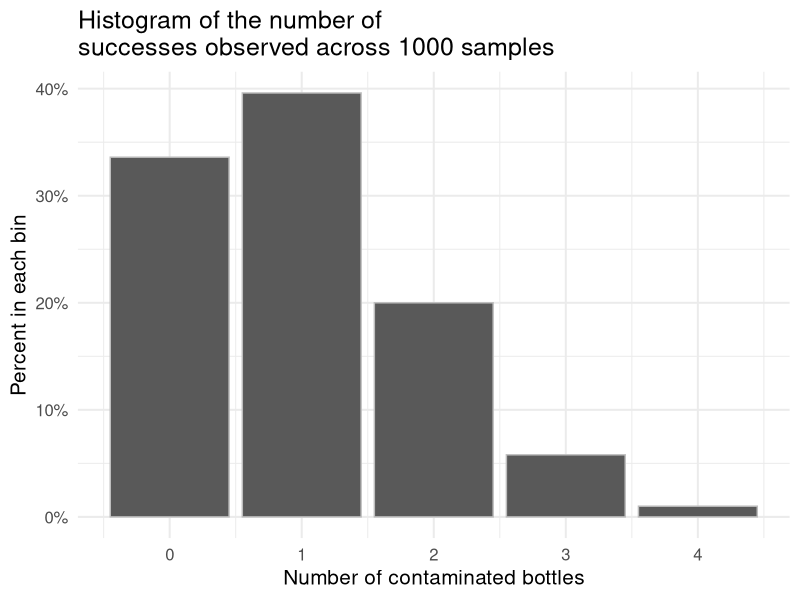
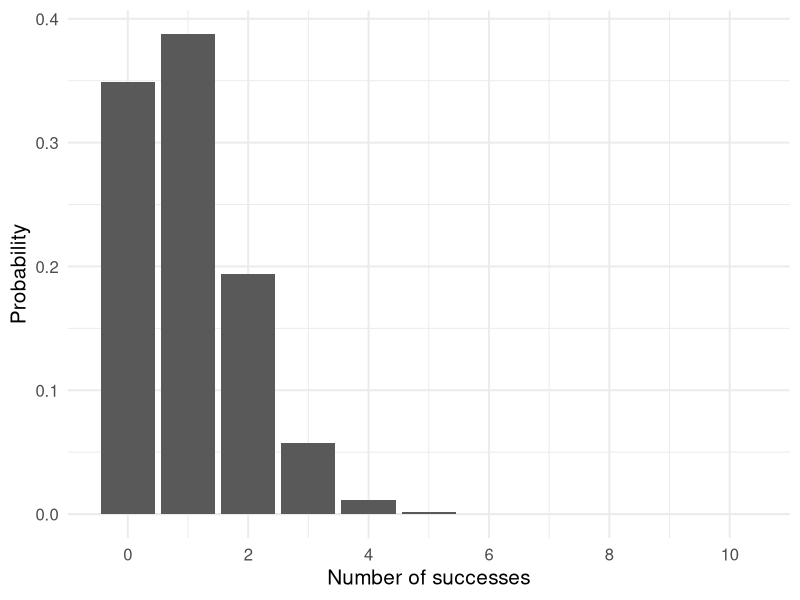
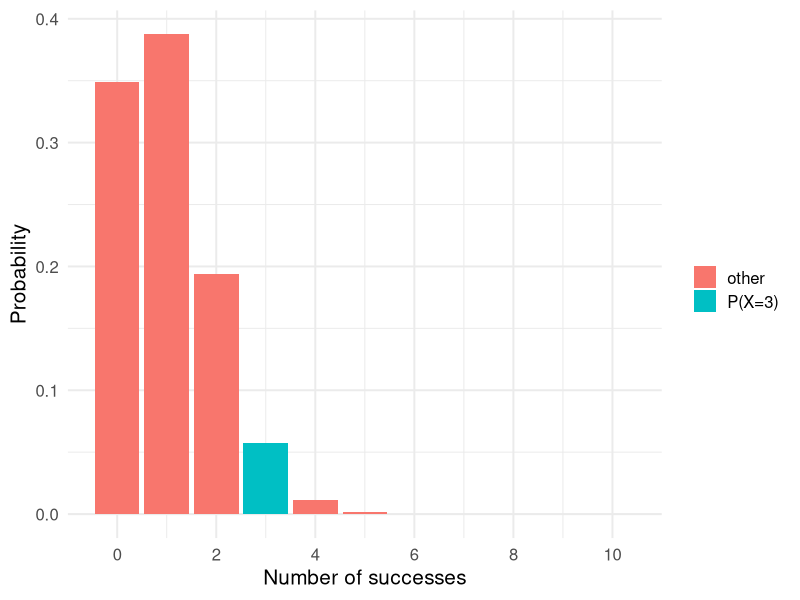
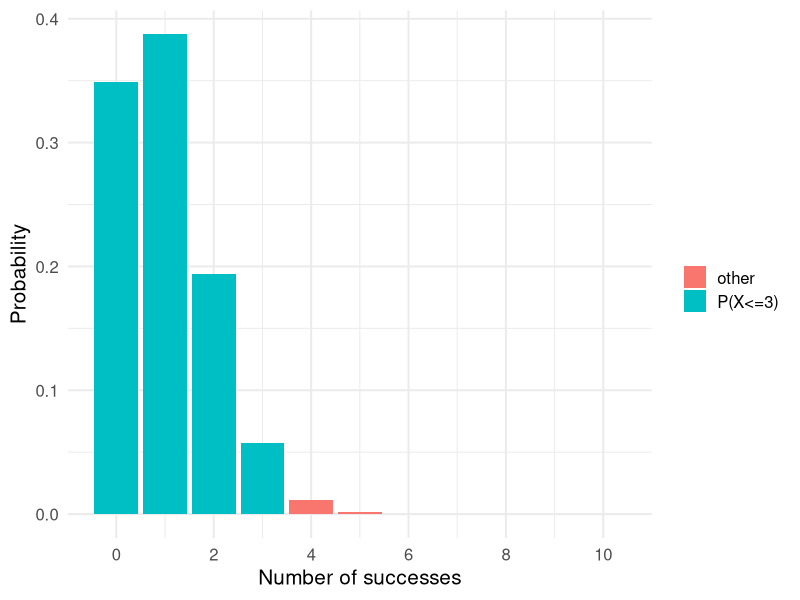
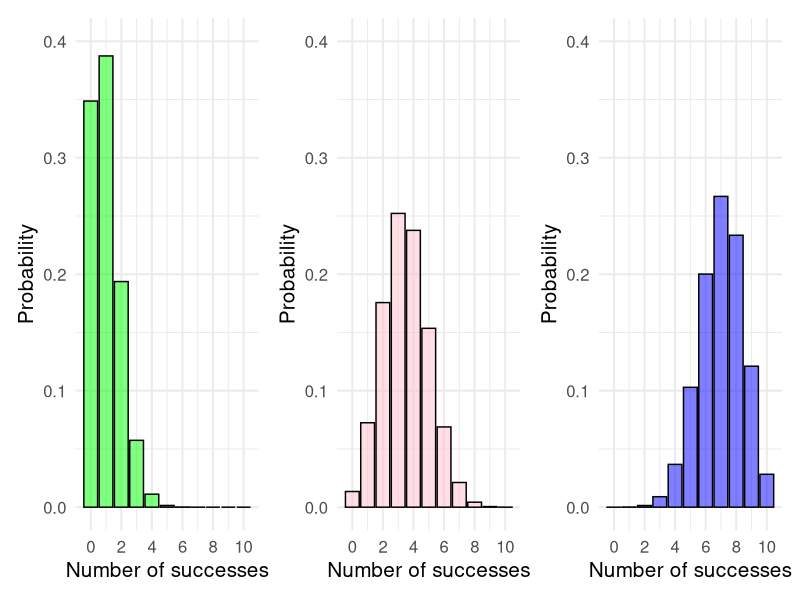
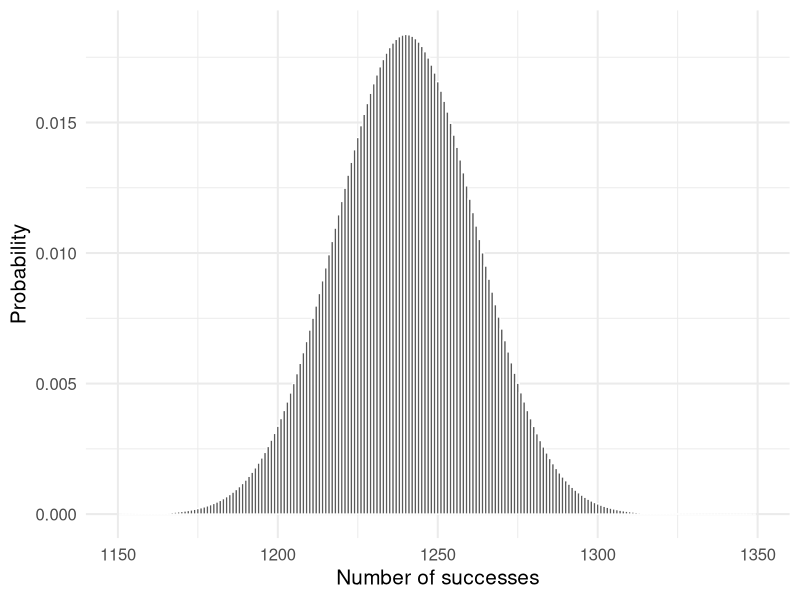

R code for these plots, in order:
## ---- chunk 1
library(tidyverse)
## ---- chunk 2
# Students, don't worry about these three lines of code to set up the data frame.
container.id <- 1:10000 
benzene <- c(rep(0, 9000), rep(1, 1000))
pop_data <- data.frame(container.id, benzene)

# Calculate the population number of bottles contaminated by benzene and the 
# population mean proportion
pop_stats <- pop_data %>% summarize(pop_num_successes = sum(benzene),
                                    pop_mean = mean(benzene))

pop_stats
## ---- chunk 3
# first sample
set.seed(445)
sample_data <- pop_data %>% sample_n(10)
sample_data %>% summarize(sample_num_successes = sum(benzene),
                          sample_mean = mean(benzene))
## ---- chunk 4
# students, you don't need to understand the new parts of this code (i.e., how
# to write a function, or use `replicate`, `lapply`, or `bind_rows`)

calc_sample_stats <- function(df) {
  df %>% 
    summarize(sample_proportion = mean(benzene),
              sample_num_successes = sum(benzene))
}

many.sample.stats <- replicate(1000, sample_n(pop_data, 10), simplify = F) %>%
  lapply(., calc_sample_stats) %>%
  bind_rows() %>%
  mutate(sample.id = 1:n())
## ---- chunk 5
head(many.sample.stats)
## ---- chunk 6
aggregated.stats <- many.sample.stats %>% 
  group_by(sample_num_successes) %>% 
  summarize(percent = n()/1000) #n() counts the number of rows within each group 

aggregated.stats
## ---- chunk 7
# note: We want a histogram, but R is interpreting these data as a bar chart
# this is, we don't want space between the bars because the x variable is quantitative. 

ggplot(aggregated.stats, aes(x = as.numeric(sample_num_successes), y = percent)) + 
  geom_histogram(col = "grey", stat = "identity") +
  theme_minimal(base_size = 15) + 
  labs(title = "Histogram of the number of \nsuccesses observed across 1000 samples",
       x = "Number of contaminated bottles", y = "Percent in each bin") +
  scale_x_continuous(labels = 0:5, breaks = 0:5) +
  scale_y_continuous(labels = scales::percent)
## ---- chunk 8
dbinom(x = 1, size = 10, prob = 0.1)
## ---- chunk 9
choose(10, 2)
## ---- chunk 10
#fill in during class
## ---- chunk 11
choose(10, 0) # how many ways to choose 0 successes from 10 bottles?
choose(10, 1) # how many ways to choose 1 success from 10 bottles?
choose(10, 2) # how many ways to choose 2 successes from 10 bottles?
choose(10, 3)
choose(10, 4)
choose(10, 5)
choose(10, 6)
choose(10, 7)
choose(10, 8)
choose(10, 9)
choose(10, 10)
## ---- chunk 12
dbinom(x = 3, size = 10, prob = 0.1)
pbinom(q = 3, size = 10, prob = 0.1)
## ---- chunk 13
#students, don't worry about this code
point.probs <- rep(NA, 11)

for(i in 1:11) {
  point.probs[i] <- dbinom(x = i-1, size = 10, prob = 0.1)
}

ggplot(data.frame(point.probs), aes(x = 0:10, y = point.probs)) +
  geom_histogram(stat = "identity", binwidth = 1) +
  labs(y = "Probability",
       x = "Number of successes") +
  theme_minimal(base_size = 15) +
  scale_x_continuous(breaks = c(0, 2, 4, 6, 8, 10))

## ---- chunk 14
dbinom(x = 3, size = 10, prob = 0.1)
## ---- chunk 15
ggplot(data.frame(point.probs), aes(x = 0:10, y = point.probs)) +
  geom_histogram(stat = "identity", binwidth = 1, aes(fill = as.factor(round(point.probs, 2) == 0.06 ))) +
  labs(y = "Probability",
       x = "Number of successes") +
  theme_minimal(base_size = 15) +
  scale_x_continuous(breaks = c(0, 2, 4, 6, 8, 10)) + 
  scale_fill_discrete(labels = c("other", "P(X=3)"), breaks = c(FALSE, TRUE), name = "")
## ---- chunk 16
pbinom(q = 3, size = 10, prob = 0.1)
## ---- chunk 17
ggplot(data.frame(point.probs), aes(x = 0:10, y = point.probs)) +
  geom_histogram(stat = "identity", binwidth = 1, aes(fill = as.factor(round(point.probs, 2) >= 0.06 ))) +
  labs(y = "Probability",
       x = "Number of successes") +
  theme_minimal(base_size = 15) +
  scale_x_continuous(breaks = c(0, 2, 4, 6, 8, 10)) + 
  scale_fill_discrete(labels = c("other", "P(X<=3)"), breaks = c(FALSE, TRUE), name = "")
## ---- chunk 18
#students, don't worry about this code
point.probs <- rep(NA, 11)
point.probs2 <- rep(NA, 11)
point.probs3 <- rep(NA, 11)

for(i in 1:11) {
  point.probs[i] <- dbinom(x = i-1, size = 10, prob = 0.35)
  point.probs2[i] <- dbinom(x = i-1, size = 10, prob = 0.10)
  point.probs3[i] <- dbinom(x = i-1, size = 10, prob = 0.70)
}

probs <- data.frame(point.probs, point.probs2, point.probs3)

plot1 <- ggplot(probs, aes(x = 0:10, y = point.probs)) +
  geom_histogram(stat = "identity", binwidth = 1, fill = "pink", alpha = 0.5, col = "black") +
  labs(y = "Probability",
       x = "Number of successes") +
  theme_minimal(base_size = 15) +
  scale_y_continuous(limits = c(0, 0.4)) +
  scale_x_continuous(breaks = c(0, 2, 4, 6, 8, 10))

plot2 <- ggplot(probs, aes(x = 0:10, y = point.probs2)) +
  geom_histogram(stat = "identity", binwidth = 1, fill = "green", alpha = 0.5, col = "black") +
  labs(y = "Probability",
       x = "Number of successes") +
  theme_minimal(base_size = 15) +
  scale_y_continuous(limits = c(0, 0.4)) +
  scale_x_continuous(breaks = c(0, 2, 4, 6, 8, 10))

plot3 <- ggplot(probs, aes(x = 0:10, y = point.probs3)) +
  geom_histogram(stat = "identity", binwidth = 1, fill = "blue", alpha = 0.5, col = "black") +
  labs(y = "Probability",
       x = "Number of successes") +
  theme_minimal(base_size = 15) +
  scale_y_continuous(limits = c(0, 0.4)) + 
  scale_x_continuous(breaks = c(0, 2, 4, 6, 8, 10))


library(patchwork)

plot2 + plot1 + plot3 + plot_layout(ncol = 3)
## ---- chunk 19
#students, don't worry about this code
point.probs.2k <- rep(NA, 2001)

for(i in 1:2001) {
  point.probs.2k[i] <- dbinom(x = i-1, size = 2000, prob = 0.62)
}

zoomed.out <- ggplot(data.frame(point.probs.2k), aes(x = 0:2000, y = point.probs.2k)) +
  geom_histogram(stat = "identity", binwidth = 1) +
  labs(y = "Probability",
       x = "Number of successes") +
  theme_minimal(base_size = 15) 

zoomed.in <- ggplot(data.frame(point.probs.2k), aes(x = 0:2000, y = point.probs.2k)) +
  geom_histogram(stat = "identity", binwidth = 1, col = "white") +
  labs(y = "Probability",
       x = "Number of successes") +
  theme_minimal(base_size = 15) +
  scale_x_continuous(limits = c(1150, 1350))

#zoomed.out + zoomed.in + plot_layout(ncol = 2)

zoomed.in
## ---- chunk 20
#students, no need to know how to write this code.
cumulative.prob <- 0
 
for(i in 1218:1262){
  cumulative.prob <- cumulative.prob + point.probs.2k[i]
}

cumulative.prob
## ---- chunk 21
#students, no need to know how to write this code.
cumulative.prob.2 <- 0
 
for(i in 1197:1283){
  cumulative.prob.2 <- cumulative.prob.2 + point.probs.2k[i]
}

cumulative.prob.2
## ---- chunk 22
# write the Normal code
1- pnorm(q = 1250, mean = 1240 , sd = 21.70714)
## ---- chunk 23
# write the binomial code and see how well the approximation is
1 - pbinom(q = 1249, size = 2000, prob = 0.62)
## ---- chunk 24
1- pnorm(q = 1249.5, mean = 1240 , sd = 21.70714)
## ---- chunk 25
pbinom(q = 8, size = 100, p = 0.1)

pnorm(q = 8, mean = 10, sd = sqrt(100*0.1*(0.9))) # no continuity correction
pnorm(q = 8.5, mean = 10, sd = sqrt(100*0.1*(0.9))) # continuity correction applied 
## ---- chunk 26
pbinom(q = 100, size = 1000, p = 0.1)

pnorm(q = 100, mean = 100, sd = sqrt(1000*0.1*(0.9))) # no continuity correction
pnorm(q = 100.5, mean = 100, sd = sqrt(1000*0.1*(0.9))) # continuity correction applied
